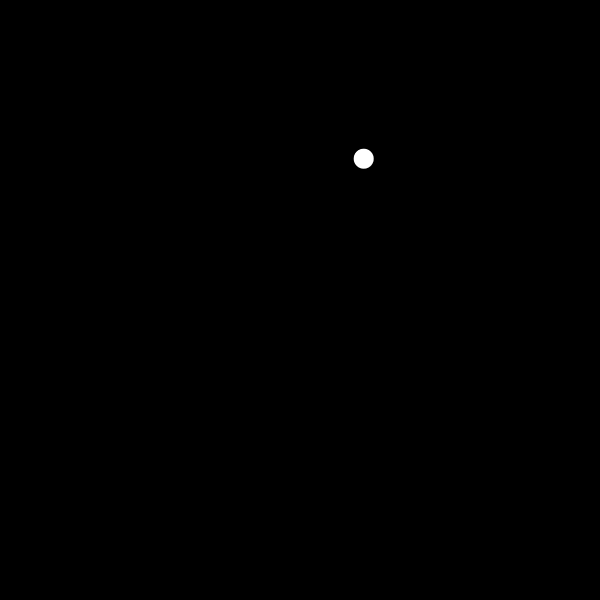
Frame 1 (no input)
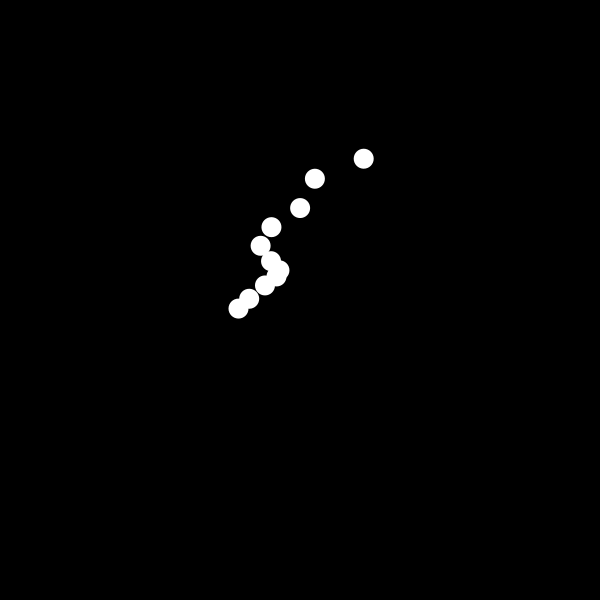
Frame 60 (the mouse pressed at the canvas centre just before this capture)
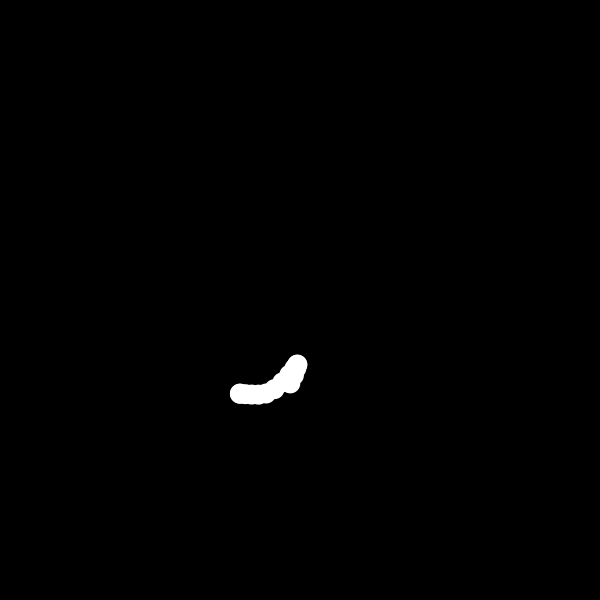
Frame 120 (the mouse held since frame 60 and released just before this capture)

The Processing sketch that drew these frames (run headless with seeded random() and noise(); from frame 60 on, the mouse is pressed at the canvas centre):

// Processing sketch: Worm
// ── Worm.pde
ArrayList<Snake> snake = new ArrayList<Snake>();
float count;
SnakeHead sh;
void setup(){
  size(600,600);
  sh = new SnakeHead();
    snake.add(new Snake(-10,-10));
}

void draw(){
  background(0);
  sh.show();
  //sh.showmouse();
  for(int i=0; i<snake.size();i++){
  if(count % 30 == 0){
   snake.add(new Snake(sh.x,sh.y));
  }else if(snake.size() > 15){
    snake.remove(i);
  }
  Snake s = snake.get(i);
  s.show();
  count++;
  }
}

// ── snake.pde
class Snake{
  float x;
  float y;
  float r = 20;
  
  Snake(float x,float y){
    this.x = x;
    this.y = y;
  }
  
  void show(){
    fill(255);
    noStroke();
    ellipse(x,y,r,r);
  }
}

// ── snakehead.pde
class SnakeHead{
  float xoff, yoff,x,y;
  float r = 20;
  SnakeHead(){
    x = width/2;
    y= height/2;
    xoff = 0;
    yoff = 1000;
  }
  
  void show(){
    x = map(noise(xoff), 0, 1, 0, width);
    y = map(noise(yoff), 0, 1, 0, height);      
    ellipse(x,y,r,r);
    
    xoff += 0.01;
    yoff += 0.01;
  }
  
  void showmouse(){
    x = mouseX;
    y = mouseY;
    noStroke();
    ellipse(x,y,r,r);
  }
}
